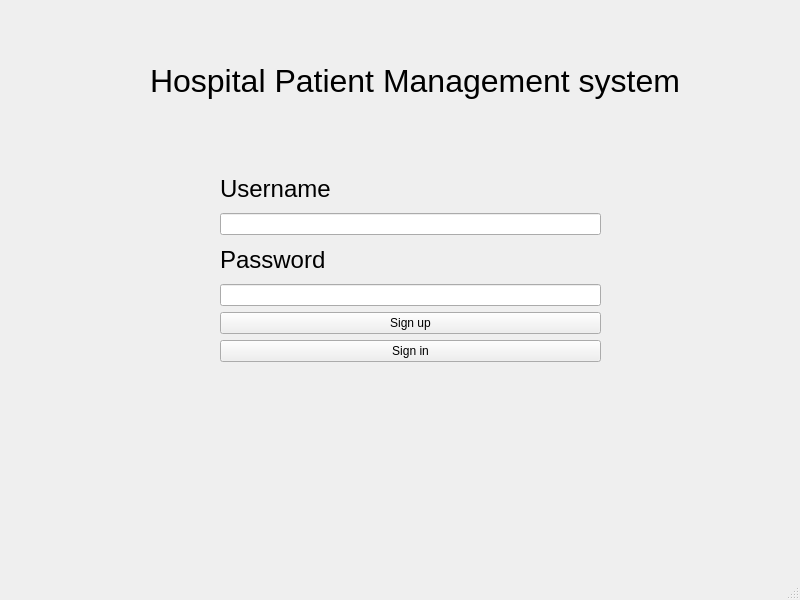
<?xml version="1.0" encoding="UTF-8"?>
<ui version="4.0">
 <class>Login</class>
 <widget class="QMainWindow" name="Login">
  <property name="geometry">
   <rect>
    <x>0</x>
    <y>0</y>
    <width>800</width>
    <height>600</height>
   </rect>
  </property>
  <property name="windowTitle">
   <string>MainWindow</string>
  </property>
  <widget class="QWidget" name="centralwidget">
   <widget class="QLabel" name="label_3">
    <property name="geometry">
     <rect>
      <x>150</x>
      <y>40</y>
      <width>561</width>
      <height>81</height>
     </rect>
    </property>
    <property name="font">
     <font>
      <pointsize>24</pointsize>
     </font>
    </property>
    <property name="text">
     <string>Hospital Patient Management system</string>
    </property>
   </widget>
   <widget class="QWidget" name="">
    <property name="geometry">
     <rect>
      <x>220</x>
      <y>170</y>
      <width>381</width>
      <height>192</height>
     </rect>
    </property>
    <layout class="QVBoxLayout" name="verticalLayout">
     <item>
      <widget class="QLabel" name="label">
       <property name="font">
        <font>
         <pointsize>18</pointsize>
        </font>
       </property>
       <property name="text">
        <string>Username</string>
       </property>
      </widget>
     </item>
     <item>
      <widget class="QLineEdit" name="usernameInput"/>
     </item>
     <item>
      <widget class="QLabel" name="label_2">
       <property name="font">
        <font>
         <pointsize>18</pointsize>
        </font>
       </property>
       <property name="text">
        <string>Password</string>
       </property>
      </widget>
     </item>
     <item>
      <widget class="QLineEdit" name="passwordInput"/>
     </item>
     <item>
      <widget class="QPushButton" name="signUpButton">
       <property name="text">
        <string>Sign up</string>
       </property>
      </widget>
     </item>
     <item>
      <widget class="QPushButton" name="loginButton">
       <property name="text">
        <string>Sign in</string>
       </property>
      </widget>
     </item>
    </layout>
   </widget>
  </widget>
  <widget class="QMenuBar" name="menubar">
   <property name="geometry">
    <rect>
     <x>0</x>
     <y>0</y>
     <width>800</width>
     <height>21</height>
    </rect>
   </property>
  </widget>
  <widget class="QStatusBar" name="statusbar"/>
 </widget>
 <resources/>
 <connections/>
</ui>
